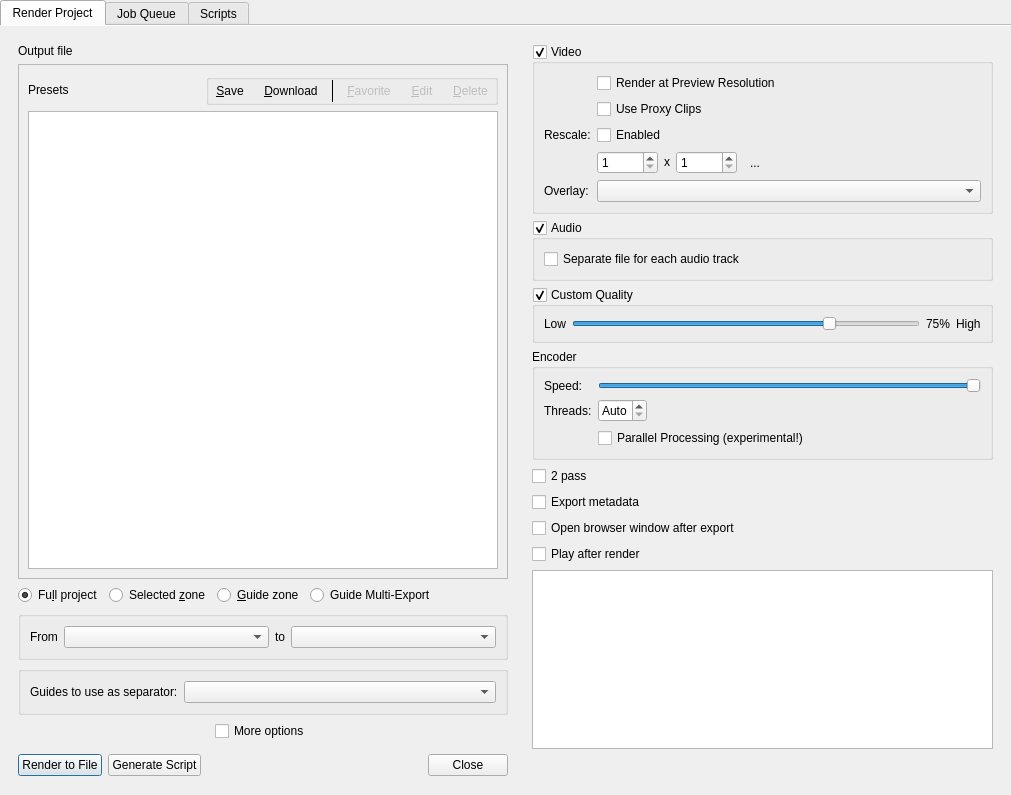
<?xml version="1.0" encoding="UTF-8"?>
<ui version="4.0">
 <class>RenderWidget_UI</class>
 <widget class="QDialog" name="RenderWidget_UI">
  <property name="geometry">
   <rect>
    <x>0</x>
    <y>0</y>
    <width>1011</width>
    <height>795</height>
   </rect>
  </property>
  <property name="windowTitle">
   <string>Rendering</string>
  </property>
  <layout class="QVBoxLayout" name="verticalLayout1">
   <property name="leftMargin">
    <number>0</number>
   </property>
   <property name="topMargin">
    <number>0</number>
   </property>
   <property name="rightMargin">
    <number>0</number>
   </property>
   <property name="bottomMargin">
    <number>0</number>
   </property>
   <item>
    <widget class="QTabWidget" name="tabWidget">
     <property name="currentIndex">
      <number>0</number>
     </property>
     <property name="documentMode">
      <bool>true</bool>
     </property>
     <widget class="QWidget" name="renderTab">
      <attribute name="title">
       <string>Render Project</string>
      </attribute>
      <layout class="QHBoxLayout" name="horizontalLayout1">
       <item>
        <widget class="QFrame" name="baseGroup">
         <layout class="QGridLayout" name="gridLayout_2">
          <item row="8" column="0">
           <widget class="KMessageWidget" name="infoMessage">
            <property name="wordWrap" stdset="0">
             <bool>true</bool>
            </property>
            <property name="closeButtonVisible" stdset="0">
             <bool>false</bool>
            </property>
           </widget>
          </item>
          <item row="4" column="0">
           <widget class="QGroupBox" name="guide_zone_box">
            <property name="title">
             <string/>
            </property>
            <layout class="QGridLayout" name="gridLayout1">
             <item row="0" column="2">
              <widget class="QLabel" name="toLabel">
               <property name="text">
                <string>to</string>
               </property>
              </widget>
             </item>
             <item row="0" column="1">
              <widget class="KComboBox" name="guide_start">
               <property name="sizePolicy">
                <sizepolicy hsizetype="MinimumExpanding" vsizetype="Fixed">
                 <horstretch>0</horstretch>
                 <verstretch>0</verstretch>
                </sizepolicy>
               </property>
              </widget>
             </item>
             <item row="0" column="0">
              <widget class="QLabel" name="fromLabel">
               <property name="text">
                <string>From</string>
               </property>
              </widget>
             </item>
             <item row="0" column="3">
              <widget class="KComboBox" name="guide_end">
               <property name="sizePolicy">
                <sizepolicy hsizetype="MinimumExpanding" vsizetype="Fixed">
                 <horstretch>0</horstretch>
                 <verstretch>0</verstretch>
                </sizepolicy>
               </property>
              </widget>
             </item>
            </layout>
           </widget>
          </item>
          <item row="0" column="0">
           <layout class="QHBoxLayout" name="outfileGroup">
            <item>
             <widget class="QLabel" name="outfileLabel">
              <property name="text">
               <string>Output file</string>
              </property>
             </widget>
            </item>
            <item>
             <widget class="KUrlRequester" name="out_file" native="true">
              <property name="focusPolicy">
               <enum>Qt::ClickFocus</enum>
              </property>
              <property name="toolTip">
               <string>Select output destination</string>
              </property>
             </widget>
            </item>
           </layout>
          </item>
          <item row="7" column="0">
           <layout class="QHBoxLayout" name="horizontalLayout_2">
            <item>
             <widget class="QCheckBox" name="options">
              <property name="sizePolicy">
               <sizepolicy hsizetype="Maximum" vsizetype="Fixed">
                <horstretch>0</horstretch>
                <verstretch>0</verstretch>
               </sizepolicy>
              </property>
              <property name="text">
               <string>More options</string>
              </property>
             </widget>
            </item>
           </layout>
          </item>
          <item row="1" column="0">
           <widget class="QFrame" name="formatGroup">
            <property name="frameShape">
             <enum>QFrame::StyledPanel</enum>
            </property>
            <property name="frameShadow">
             <enum>QFrame::Raised</enum>
            </property>
            <layout class="QVBoxLayout" name="verticalLayout3">
             <item>
              <layout class="QHBoxLayout" name="formatTools">
               <item>
                <widget class="QLabel" name="formatLabel">
                 <property name="text">
                  <string>Presets</string>
                 </property>
                </widget>
               </item>
               <item>
                <spacer name="formatSpace">
                 <property name="orientation">
                  <enum>Qt::Horizontal</enum>
                 </property>
                 <property name="sizeHint" stdset="0">
                  <size>
                   <width>40</width>
                   <height>20</height>
                  </size>
                 </property>
                </spacer>
               </item>
               <item>
                <widget class="QGroupBox" name="buttonBox">
                 <property name="minimumSize">
                  <size>
                   <width>0</width>
                   <height>0</height>
                  </size>
                 </property>
                 <property name="title">
                  <string/>
                 </property>
                 <property name="flat">
                  <bool>true</bool>
                 </property>
                 <layout class="QHBoxLayout" name="horizontalLayout">
                  <property name="leftMargin">
                   <number>0</number>
                  </property>
                  <property name="topMargin">
                   <number>0</number>
                  </property>
                  <property name="rightMargin">
                   <number>0</number>
                  </property>
                  <property name="bottomMargin">
                   <number>0</number>
                  </property>
                  <item>
                   <widget class="QToolButton" name="buttonNew">
                    <property name="toolTip">
                     <string>Create new preset</string>
                    </property>
                    <property name="text">
                     <string>&amp;Save</string>
                    </property>
                    <property name="icon">
                     <iconset theme="document-new">
                      <normaloff>.</normaloff>.</iconset>
                    </property>
                    <property name="autoRaise">
                     <bool>true</bool>
                    </property>
                   </widget>
                  </item>
                  <item>
                   <widget class="QToolButton" name="buttonDownload">
                    <property name="toolTip">
                     <string>Download New Render Presets…</string>
                    </property>
                    <property name="text">
                     <string>&amp;Download</string>
                    </property>
                    <property name="icon">
                     <iconset theme="edit-download">
                      <normaloff>.</normaloff>.</iconset>
                    </property>
                    <property name="autoRaise">
                     <bool>true</bool>
                    </property>
                   </widget>
                  </item>
                  <item>
                   <widget class="KSeparator" name="kseparator">
                    <property name="frameShape">
                     <enum>QFrame::VLine</enum>
                    </property>
                   </widget>
                  </item>
                  <item>
                   <widget class="QToolButton" name="buttonSaveAs">
                    <property name="enabled">
                     <bool>false</bool>
                    </property>
                    <property name="toolTip">
                     <string>Save current preset as new custom preset</string>
                    </property>
                    <property name="text">
                     <string>&amp;Favorite</string>
                    </property>
                    <property name="icon">
                     <iconset theme="document-save-as">
                      <normaloff>.</normaloff>.</iconset>
                    </property>
                    <property name="autoRaise">
                     <bool>true</bool>
                    </property>
                   </widget>
                  </item>
                  <item>
                   <widget class="QToolButton" name="buttonEdit">
                    <property name="enabled">
                     <bool>false</bool>
                    </property>
                    <property name="toolTip">
                     <string>Edit preset</string>
                    </property>
                    <property name="text">
                     <string>&amp;Edit</string>
                    </property>
                    <property name="icon">
                     <iconset theme="document-edit">
                      <normaloff>.</normaloff>.</iconset>
                    </property>
                    <property name="autoRaise">
                     <bool>true</bool>
                    </property>
                   </widget>
                  </item>
                  <item>
                   <widget class="QToolButton" name="buttonDelete">
                    <property name="enabled">
                     <bool>false</bool>
                    </property>
                    <property name="toolTip">
                     <string>Delete preset</string>
                    </property>
                    <property name="text">
                     <string>&amp;Delete</string>
                    </property>
                    <property name="icon">
                     <iconset theme="delete">
                      <normaloff>.</normaloff>.</iconset>
                    </property>
                    <property name="autoRaise">
                     <bool>true</bool>
                    </property>
                   </widget>
                  </item>
                 </layout>
                </widget>
               </item>
              </layout>
             </item>
             <item>
              <widget class="QTreeView" name="profileTree">
               <attribute name="headerVisible">
                <bool>false</bool>
               </attribute>
              </widget>
             </item>
            </layout>
           </widget>
          </item>
          <item row="9" column="0">
           <layout class="QHBoxLayout" name="targetGroup">
            <item>
             <widget class="QPushButton" name="buttonRender">
              <property name="text">
               <string>Render to File</string>
              </property>
             </widget>
            </item>
            <item>
             <widget class="QPushButton" name="buttonGenerateScript">
              <property name="text">
               <string>Generate Script</string>
              </property>
             </widget>
            </item>
            <item>
             <spacer name="targetSpace">
              <property name="orientation">
               <enum>Qt::Horizontal</enum>
              </property>
              <property name="sizeHint" stdset="0">
               <size>
                <width>221</width>
                <height>24</height>
               </size>
              </property>
             </spacer>
            </item>
            <item>
             <widget class="QPushButton" name="buttonClose">
              <property name="text">
               <string>Close</string>
              </property>
             </widget>
            </item>
           </layout>
          </item>
          <item row="3" column="0">
           <layout class="QHBoxLayout" name="zoneGroup">
            <item>
             <widget class="QRadioButton" name="render_full">
              <property name="text">
               <string>Fu&amp;ll project</string>
              </property>
              <property name="checked">
               <bool>true</bool>
              </property>
             </widget>
            </item>
            <item>
             <widget class="QRadioButton" name="render_zone">
              <property name="text">
               <string>Selected &amp;zone</string>
              </property>
             </widget>
            </item>
            <item>
             <widget class="QRadioButton" name="render_guide">
              <property name="text">
               <string>&amp;Guide zone</string>
              </property>
             </widget>
            </item>
            <item>
             <widget class="QRadioButton" name="render_multi">
              <property name="text">
               <string>Guide Multi-Export</string>
              </property>
             </widget>
            </item>
            <item>
             <spacer name="zoneSpace">
              <property name="orientation">
               <enum>Qt::Horizontal</enum>
              </property>
              <property name="sizeHint" stdset="0">
               <size>
                <width>40</width>
                <height>20</height>
               </size>
              </property>
             </spacer>
            </item>
           </layout>
          </item>
          <item row="5" column="0">
           <widget class="QGroupBox" name="guide_multi_box">
            <layout class="QHBoxLayout" name="horizontalLayout_3">
             <item>
              <widget class="QLabel" name="label">
               <property name="text">
                <string>Guides to use as separator:</string>
               </property>
              </widget>
             </item>
             <item>
              <widget class="QComboBox" name="guideCategoryCombo">
               <property name="sizePolicy">
                <sizepolicy hsizetype="Expanding" vsizetype="Fixed">
                 <horstretch>0</horstretch>
                 <verstretch>0</verstretch>
                </sizepolicy>
               </property>
               <property name="sizeAdjustPolicy">
                <enum>QComboBox::AdjustToContents</enum>
               </property>
              </widget>
             </item>
            </layout>
           </widget>
          </item>
         </layout>
        </widget>
       </item>
       <item>
        <widget class="QFrame" name="optionsGroup">
         <layout class="QVBoxLayout" name="verticalLayout">
          <item>
           <widget class="QGroupBox" name="video_box">
            <property name="title">
             <string>Video</string>
            </property>
            <property name="checkable">
             <bool>true</bool>
            </property>
            <layout class="QFormLayout" name="formLayout_4">
             <item row="1" column="1">
              <widget class="QCheckBox" name="render_at_preview_res">
               <property name="text">
                <string>Render at Preview Resolution</string>
               </property>
              </widget>
             </item>
             <item row="2" column="1">
              <widget class="QCheckBox" name="proxy_render">
               <property name="text">
                <string>Use Proxy Clips</string>
               </property>
              </widget>
             </item>
             <item row="3" column="1">
              <widget class="QCheckBox" name="rescale">
               <property name="text">
                <string>Enabled</string>
               </property>
              </widget>
             </item>
             <item row="3" column="0">
              <widget class="QLabel" name="label_5">
               <property name="text">
                <string>Rescale:</string>
               </property>
              </widget>
             </item>
             <item row="4" column="1">
              <layout class="QHBoxLayout" name="rescale_box">
               <item>
                <widget class="QSpinBox" name="rescale_width">
                 <property name="minimum">
                  <number>1</number>
                 </property>
                 <property name="maximum">
                  <number>10000</number>
                 </property>
                </widget>
               </item>
               <item>
                <widget class="QLabel" name="xLabel">
                 <property name="sizePolicy">
                  <sizepolicy hsizetype="Preferred" vsizetype="Maximum">
                   <horstretch>0</horstretch>
                   <verstretch>0</verstretch>
                  </sizepolicy>
                 </property>
                 <property name="text">
                  <string>x</string>
                 </property>
                </widget>
               </item>
               <item>
                <widget class="QSpinBox" name="rescale_height">
                 <property name="minimum">
                  <number>1</number>
                 </property>
                 <property name="maximum">
                  <number>10000</number>
                 </property>
                </widget>
               </item>
               <item>
                <widget class="QToolButton" name="rescale_keep">
                 <property name="toolTip">
                  <string>Preserve aspect ratio</string>
                 </property>
                 <property name="text">
                  <string>...</string>
                 </property>
                 <property name="icon">
                  <iconset theme="edit-link">
                   <normaloff>.</normaloff>.</iconset>
                 </property>
                 <property name="checkable">
                  <bool>true</bool>
                 </property>
                 <property name="checked">
                  <bool>false</bool>
                 </property>
                 <property name="autoRaise">
                  <bool>true</bool>
                 </property>
                </widget>
               </item>
               <item>
                <spacer name="rescaleSpace">
                 <property name="orientation">
                  <enum>Qt::Horizontal</enum>
                 </property>
                 <property name="sizeHint" stdset="0">
                  <size>
                   <width>40</width>
                   <height>20</height>
                  </size>
                 </property>
                </spacer>
               </item>
              </layout>
             </item>
             <item row="5" column="1">
              <widget class="KComboBox" name="tc_type">
               <property name="enabled">
                <bool>true</bool>
               </property>
              </widget>
             </item>
             <item row="5" column="0">
              <widget class="QLabel" name="label_2">
               <property name="text">
                <string>Overlay:</string>
               </property>
              </widget>
             </item>
            </layout>
           </widget>
          </item>
          <item>
           <widget class="QGroupBox" name="audio_box">
            <property name="title">
             <string>Audio</string>
            </property>
            <property name="checkable">
             <bool>true</bool>
            </property>
            <layout class="QFormLayout" name="formLayout">
             <item row="0" column="0">
              <widget class="QCheckBox" name="stemAudioExport">
               <property name="text">
                <string>Separate file for each audio track</string>
               </property>
              </widget>
             </item>
            </layout>
           </widget>
          </item>
          <item>
           <widget class="QGroupBox" name="qualityGroup">
            <property name="title">
             <string>Custom Quality</string>
            </property>
            <property name="checkable">
             <bool>true</bool>
            </property>
            <layout class="QVBoxLayout" name="verticalLayout_2">
             <item>
              <layout class="QHBoxLayout" name="sliderGroup">
               <item>
                <widget class="QLabel" name="label_4">
                 <property name="text">
                  <string>Low</string>
                 </property>
                </widget>
               </item>
               <item>
                <widget class="QSlider" name="quality">
                 <property name="sizePolicy">
                  <sizepolicy hsizetype="MinimumExpanding" vsizetype="Fixed">
                   <horstretch>0</horstretch>
                   <verstretch>0</verstretch>
                  </sizepolicy>
                 </property>
                 <property name="toolTip">
                  <string>Compromise file size versus quality.</string>
                 </property>
                 <property name="minimum">
                  <number>0</number>
                 </property>
                 <property name="maximum">
                  <number>4</number>
                 </property>
                 <property name="value">
                  <number>3</number>
                 </property>
                 <property name="orientation">
                  <enum>Qt::Horizontal</enum>
                 </property>
                </widget>
               </item>
               <item>
                <widget class="QLabel" name="qualityPercent">
                 <property name="text">
                  <string>75%</string>
                 </property>
                </widget>
               </item>
               <item>
                <widget class="QLabel" name="label_6">
                 <property name="text">
                  <string>High</string>
                 </property>
                </widget>
               </item>
              </layout>
             </item>
            </layout>
           </widget>
          </item>
          <item>
           <widget class="QGroupBox" name="groupBox">
            <property name="title">
             <string>Encoder</string>
            </property>
            <layout class="QFormLayout" name="formLayout_2">
             <item row="1" column="0">
              <widget class="QLabel" name="speedLabel">
               <property name="toolTip">
                <string>For a given quality, tune the compromise between encoding time and output file size (faster encoding ends with larger file).</string>
               </property>
               <property name="text">
                <string>Speed:</string>
               </property>
              </widget>
             </item>
             <item row="1" column="1">
              <widget class="QSlider" name="speed">
               <property name="sizePolicy">
                <sizepolicy hsizetype="MinimumExpanding" vsizetype="Fixed">
                 <horstretch>0</horstretch>
                 <verstretch>0</verstretch>
                </sizepolicy>
               </property>
               <property name="toolTip">
                <string>For a given quality, tune the compromise between encoding time and output file size (faster encoding ends with larger file).</string>
               </property>
               <property name="maximum">
                <number>1</number>
               </property>
               <property name="pageStep">
                <number>2</number>
               </property>
               <property name="value">
                <number>1</number>
               </property>
               <property name="orientation">
                <enum>Qt::Horizontal</enum>
               </property>
              </widget>
             </item>
             <item row="2" column="1">
              <widget class="QSpinBox" name="encoder_threads">
               <property name="sizePolicy">
                <sizepolicy hsizetype="Fixed" vsizetype="Fixed">
                 <horstretch>0</horstretch>
                 <verstretch>0</verstretch>
                </sizepolicy>
               </property>
               <property name="toolTip">
                <string>Encoding threads</string>
               </property>
               <property name="specialValueText">
                <string>Auto</string>
               </property>
              </widget>
             </item>
             <item row="2" column="0">
              <widget class="QLabel" name="threadsLabel">
               <property name="text">
                <string>Threads:</string>
               </property>
              </widget>
             </item>
             <item row="3" column="1">
              <widget class="QCheckBox" name="parallel_process">
               <property name="text">
                <string>Parallel Processing (experimental!)</string>
               </property>
              </widget>
             </item>
            </layout>
           </widget>
          </item>
          <item>
           <widget class="QCheckBox" name="checkTwoPass">
            <property name="text">
             <string>2 pass</string>
            </property>
           </widget>
          </item>
          <item>
           <widget class="QCheckBox" name="export_meta">
            <property name="text">
             <string>Export metadata</string>
            </property>
           </widget>
          </item>
          <item>
           <widget class="QCheckBox" name="open_browser">
            <property name="text">
             <string>Open browser window after export</string>
            </property>
           </widget>
          </item>
          <item>
           <widget class="QCheckBox" name="play_after">
            <property name="text">
             <string>Play after render</string>
            </property>
           </widget>
          </item>
          <item>
           <widget class="QTextEdit" name="advanced_params">
            <property name="sizePolicy">
             <sizepolicy hsizetype="Preferred" vsizetype="Expanding">
              <horstretch>0</horstretch>
              <verstretch>0</verstretch>
             </sizepolicy>
            </property>
            <property name="readOnly">
             <bool>true</bool>
            </property>
            <property name="acceptRichText">
             <bool>false</bool>
            </property>
           </widget>
          </item>
          <item>
           <spacer name="verticalSpacer">
            <property name="orientation">
             <enum>Qt::Vertical</enum>
            </property>
            <property name="sizeHint" stdset="0">
             <size>
              <width>20</width>
              <height>40</height>
             </size>
            </property>
           </spacer>
          </item>
         </layout>
        </widget>
       </item>
      </layout>
     </widget>
     <widget class="QWidget" name="jobTab">
      <attribute name="title">
       <string>Job Queue</string>
      </attribute>
      <layout class="QGridLayout" name="gridLayout2">
       <item row="4" column="0">
        <widget class="QPushButton" name="abort_job">
         <property name="enabled">
          <bool>false</bool>
         </property>
         <property name="text">
          <string>Abort Job</string>
         </property>
        </widget>
       </item>
       <item row="4" column="4">
        <widget class="QToolButton" name="shareButton">
         <property name="text">
          <string>Share</string>
         </property>
         <property name="popupMode">
          <enum>QToolButton::InstantPopup</enum>
         </property>
         <property name="toolButtonStyle">
          <enum>Qt::ToolButtonTextBesideIcon</enum>
         </property>
         <property name="arrowType">
          <enum>Qt::DownArrow</enum>
         </property>
        </widget>
       </item>
       <item row="4" column="1">
        <widget class="QPushButton" name="start_job">
         <property name="enabled">
          <bool>false</bool>
         </property>
         <property name="text">
          <string>Start Job</string>
         </property>
        </widget>
       </item>
       <item row="4" column="2">
        <widget class="QPushButton" name="clean_up">
         <property name="enabled">
          <bool>false</bool>
         </property>
         <property name="text">
          <string>Clean Up</string>
         </property>
        </widget>
       </item>
       <item row="4" column="5">
        <widget class="QPushButton" name="buttonClose2">
         <property name="text">
          <string>Close</string>
         </property>
        </widget>
       </item>
       <item row="0" column="0" colspan="6">
        <widget class="QSplitter" name="splitter">
         <property name="orientation">
          <enum>Qt::Vertical</enum>
         </property>
         <widget class="QTreeWidget" name="running_jobs">
          <property name="sizePolicy">
           <sizepolicy hsizetype="Expanding" vsizetype="MinimumExpanding">
            <horstretch>0</horstretch>
            <verstretch>0</verstretch>
           </sizepolicy>
          </property>
          <property name="alternatingRowColors">
           <bool>true</bool>
          </property>
          <property name="rootIsDecorated">
           <bool>false</bool>
          </property>
          <property name="allColumnsShowFocus">
           <bool>true</bool>
          </property>
          <property name="headerHidden">
           <bool>true</bool>
          </property>
          <property name="columnCount">
           <number>0</number>
          </property>
         </widget>
         <widget class="QGroupBox" name="error_box">
          <property name="sizePolicy">
           <sizepolicy hsizetype="Preferred" vsizetype="Preferred">
            <horstretch>0</horstretch>
            <verstretch>0</verstretch>
           </sizepolicy>
          </property>
          <property name="title">
           <string/>
          </property>
          <layout class="QGridLayout" name="gridLayout3">
           <item row="1" column="0" colspan="2">
            <widget class="QTextEdit" name="error_log">
             <property name="readOnly">
              <bool>true</bool>
             </property>
            </widget>
           </item>
           <item row="0" column="0">
            <widget class="QLabel" name="errorLabel_2">
             <property name="text">
              <string>Error Log</string>
             </property>
            </widget>
           </item>
           <item row="0" column="1">
            <widget class="QToolButton" name="hide_log">
             <property name="text">
              <string>...</string>
             </property>
             <property name="icon">
              <iconset theme="go-down">
               <normaloff>.</normaloff>.</iconset>
             </property>
            </widget>
           </item>
          </layout>
         </widget>
        </widget>
       </item>
       <item row="4" column="3">
        <spacer name="jobSpace">
         <property name="orientation">
          <enum>Qt::Horizontal</enum>
         </property>
         <property name="sizeHint" stdset="0">
          <size>
           <width>40</width>
           <height>20</height>
          </size>
         </property>
        </spacer>
       </item>
       <item row="3" column="0" colspan="6">
        <widget class="QCheckBox" name="shutdown">
         <property name="text">
          <string>Shutdown computer after renderings</string>
         </property>
        </widget>
       </item>
       <item row="2" column="0" colspan="6">
        <widget class="KMessageWidget" name="jobInfo">
         <property name="closeButtonVisible" stdset="0">
          <bool>false</bool>
         </property>
        </widget>
       </item>
      </layout>
     </widget>
     <widget class="QWidget" name="scriptsTab">
      <attribute name="title">
       <string>Scripts</string>
      </attribute>
      <layout class="QGridLayout" name="gridLayout4">
       <item row="0" column="0" colspan="4">
        <widget class="QTreeWidget" name="scripts_list">
         <property name="sizePolicy">
          <sizepolicy hsizetype="Expanding" vsizetype="MinimumExpanding">
           <horstretch>0</horstretch>
           <verstretch>0</verstretch>
          </sizepolicy>
         </property>
         <property name="alternatingRowColors">
          <bool>true</bool>
         </property>
         <property name="rootIsDecorated">
          <bool>false</bool>
         </property>
         <property name="allColumnsShowFocus">
          <bool>true</bool>
         </property>
         <property name="columnCount">
          <number>0</number>
         </property>
        </widget>
       </item>
       <item row="1" column="0">
        <widget class="QPushButton" name="start_script">
         <property name="text">
          <string>Start Script</string>
         </property>
        </widget>
       </item>
       <item row="1" column="1">
        <widget class="QPushButton" name="delete_script">
         <property name="text">
          <string>Delete Script</string>
         </property>
        </widget>
       </item>
       <item row="1" column="2">
        <spacer name="scriptsSpace">
         <property name="orientation">
          <enum>Qt::Horizontal</enum>
         </property>
         <property name="sizeHint" stdset="0">
          <size>
           <width>85</width>
           <height>20</height>
          </size>
         </property>
        </spacer>
       </item>
       <item row="1" column="3">
        <widget class="QPushButton" name="buttonClose3">
         <property name="text">
          <string>Close</string>
         </property>
        </widget>
       </item>
      </layout>
     </widget>
    </widget>
   </item>
  </layout>
 </widget>
 <customwidgets>
  <customwidget>
   <class>KComboBox</class>
   <extends>QComboBox</extends>
   <header>kcombobox.h</header>
  </customwidget>
  <customwidget>
   <class>KUrlRequester</class>
   <extends>QWidget</extends>
   <header>kurlrequester.h</header>
   <container>1</container>
  </customwidget>
  <customwidget>
   <class>KMessageWidget</class>
   <extends>QFrame</extends>
   <header>kmessagewidget.h</header>
   <container>1</container>
  </customwidget>
  <customwidget>
   <class>KSeparator</class>
   <extends>QFrame</extends>
   <header>kseparator.h</header>
   <container>1</container>
  </customwidget>
 </customwidgets>
 <resources/>
 <connections/>
</ui>
